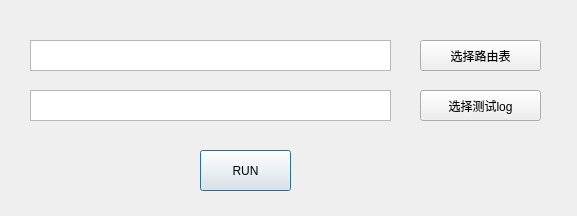
<?xml version="1.0" encoding="UTF-8"?>
<ui version="4.0">
 <class>DTCReport</class>
 <widget class="QDialog" name="DTCReport">
  <property name="geometry">
   <rect>
    <x>0</x>
    <y>0</y>
    <width>577</width>
    <height>216</height>
   </rect>
  </property>
  <property name="windowTitle">
   <string>kanwairen</string>
  </property>
  <widget class="QPushButton" name="pushButton_3">
   <property name="geometry">
    <rect>
     <x>200</x>
     <y>150</y>
     <width>91</width>
     <height>41</height>
    </rect>
   </property>
   <property name="text">
    <string>RUN</string>
   </property>
  </widget>
  <widget class="QPushButton" name="pushButton_5">
   <property name="geometry">
    <rect>
     <x>420</x>
     <y>90</y>
     <width>121</width>
     <height>31</height>
    </rect>
   </property>
   <property name="text">
    <string>选择测试log</string>
   </property>
  </widget>
  <widget class="QPushButton" name="pushButton_4">
   <property name="geometry">
    <rect>
     <x>420</x>
     <y>40</y>
     <width>121</width>
     <height>31</height>
    </rect>
   </property>
   <property name="text">
    <string>选择路由表</string>
   </property>
  </widget>
  <widget class="QTextBrowser" name="textBrowser_3">
   <property name="geometry">
    <rect>
     <x>30</x>
     <y>40</y>
     <width>361</width>
     <height>31</height>
    </rect>
   </property>
  </widget>
  <widget class="QTextBrowser" name="textBrowser_2">
   <property name="geometry">
    <rect>
     <x>30</x>
     <y>90</y>
     <width>361</width>
     <height>31</height>
    </rect>
   </property>
  </widget>
 </widget>
 <resources/>
 <connections>
  <connection>
   <sender>pushButton_4</sender>
   <signal>clicked()</signal>
   <receiver>DTCReport</receiver>
   <slot>select_router_table()</slot>
   <hints>
    <hint type="sourcelabel">
     <x>478</x>
     <y>53</y>
    </hint>
    <hint type="destinationlabel">
     <x>462</x>
     <y>7</y>
    </hint>
   </hints>
  </connection>
  <connection>
   <sender>pushButton_5</sender>
   <signal>clicked()</signal>
   <receiver>DTCReport</receiver>
   <slot>select_test_log()</slot>
   <hints>
    <hint type="sourcelabel">
     <x>460</x>
     <y>112</y>
    </hint>
    <hint type="destinationlabel">
     <x>460</x>
     <y>154</y>
    </hint>
   </hints>
  </connection>
  <connection>
   <sender>pushButton_3</sender>
   <signal>clicked()</signal>
   <receiver>DTCReport</receiver>
   <slot>run()</slot>
   <hints>
    <hint type="sourcelabel">
     <x>252</x>
     <y>171</y>
    </hint>
    <hint type="destinationlabel">
     <x>340</x>
     <y>174</y>
    </hint>
   </hints>
  </connection>
 </connections>
 <slots>
  <slot>select_router_table()</slot>
  <slot>select_test_log()</slot>
  <slot>run()</slot>
 </slots>
</ui>
